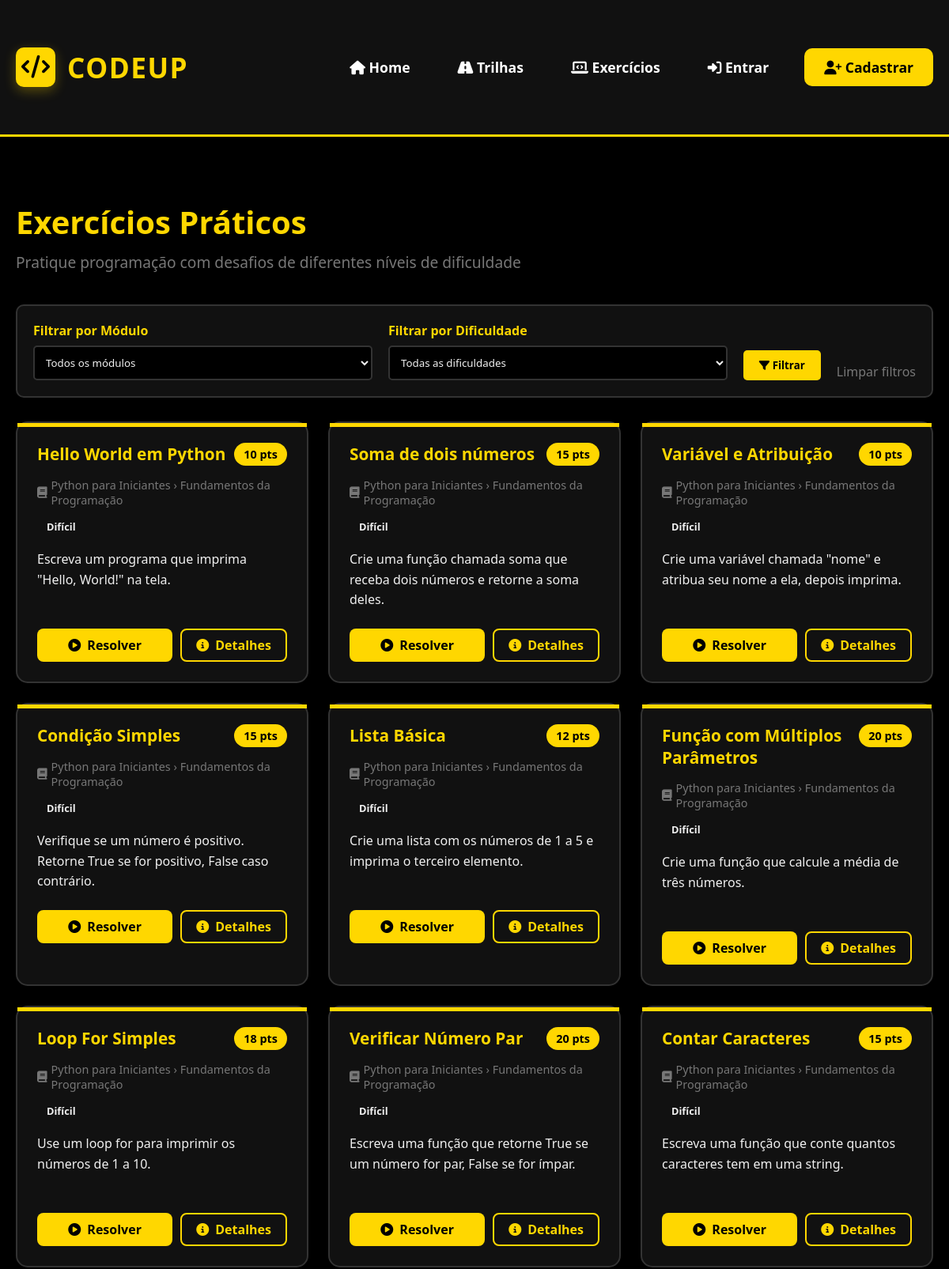
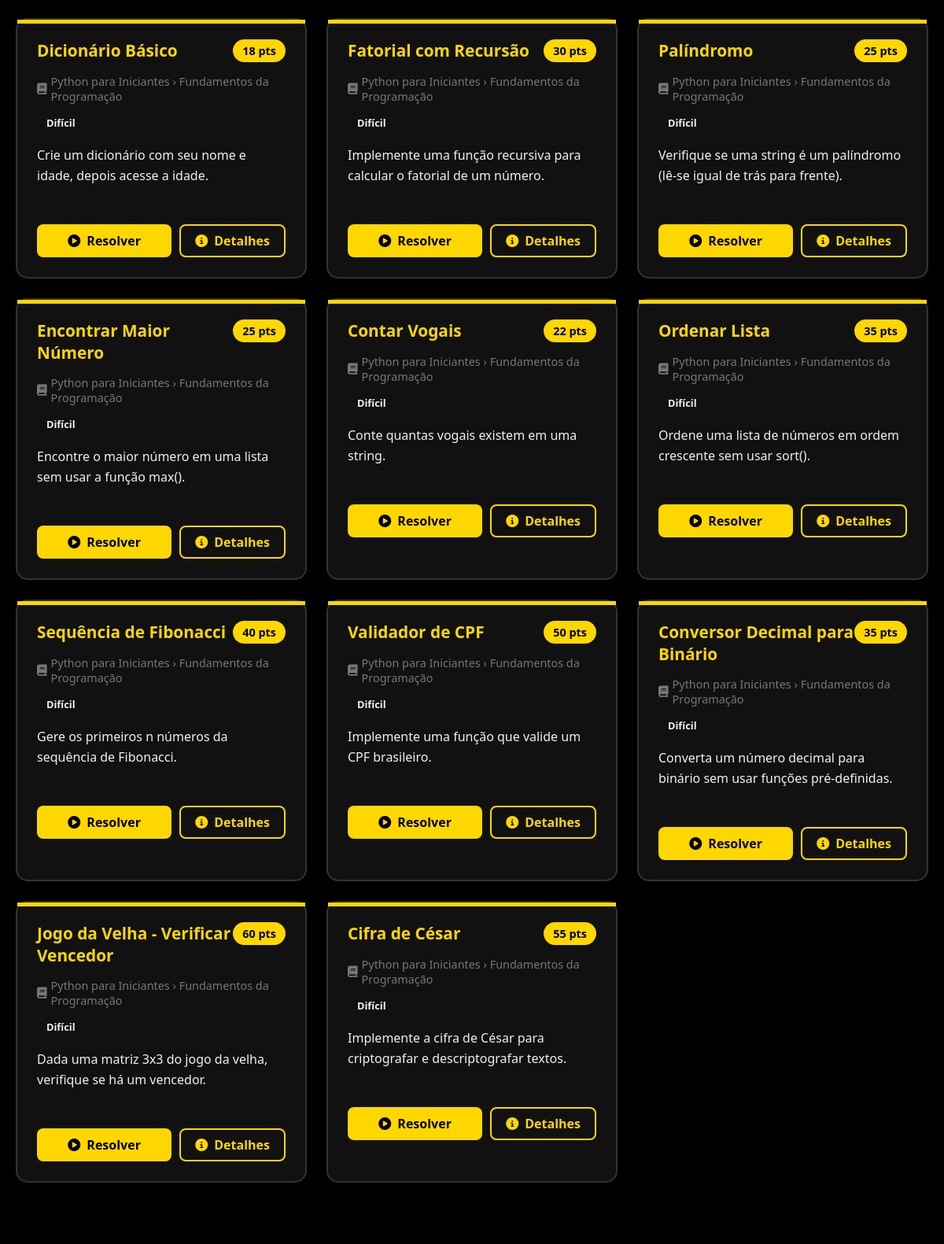
Screenshot of /exercicios/ (upper part) with the database file from the repository (2 pictures, top to bottom).
### exercicios/models.py (models this page shows, shortened)
class Exercicio(models.Model):
    modulo = models.ForeignKey('trilhas.Modulo', on_delete=models.CASCADE, related_name='exercicios')
    titulo = models.CharField(max_length=200)
    enunciado = models.TextField()
    codigo_inicial = models.TextField(blank=True)
    resposta_correta = models.TextField()
    pontos = models.IntegerField(default=10)
    dificuldade = models.CharField(max_length=20, choices=[
        ('facil', 'Fácil'),
        ('medio', 'Médio'),
        ('dificil', 'Difícil'),
    ])

### trilhas/models.py (models this page shows, shortened)
class Modulo(models.Model):
    trilha = models.ForeignKey(Trilha, on_delete=models.CASCADE, related_name='modulos')
    titulo = models.CharField(max_length=200)
    descricao = models.TextField()
    conteudo = models.TextField(blank=True)  # Conteúdo em Markdown/HTML
    video_url = models.URLField(blank=True)
    ordem = models.IntegerField(default=0)
    duracao = models.IntegerField(default=0)  # Em minutos
    concluido = models.BooleanField(default=False)
    class Meta:
        ordering = ['ordem']
        verbose_name = 'Módulo'
        verbose_name_plural = 'Módulos'

class Trilha(models.Model):
    DIFICULDADE_CHOICES = [
        ('iniciante', 'Iniciante'),
        ('intermediario', 'Intermediário'),
        ('avancado', 'Avançado'),
    ]
    titulo = models.CharField(max_length=200)
    descricao = models.TextField()
    icone = models.CharField(max_length=50, default='book')
    cor = models.CharField(max_length=7, default='#FFD700')  # Cor em hex
    dificuldade = models.CharField(max_length=20, choices=DIFICULDADE_CHOICES, default='iniciante')
    tempo_estimado = models.IntegerField(default=0)  # Em horas
    pontos_recompensa = models.IntegerField(default=100)
    ativo = models.BooleanField(default=True)
    ordem = models.IntegerField(default=0)
    data_criacao = models.DateTimeField(auto_now_add=True)
    class Meta:
        ordering = ['ordem', 'data_criacao']
        verbose_name = 'Trilha'
        verbose_name_plural = 'Trilhas'

### exercicios/views.py (the view, shortened to what this page needs)
# urls.py: path('', views.index, name='index'),
def index(request):
    exercicios = Exercicio.objects.all()
    if TRILHA_EXISTS:
        exercicios = exercicios.select_related('modulo__trilha')
    else:
        exercicios = exercicios.select_related('modulo')
    modulo_id = request.GET.get('modulo', '')
    dificuldade = request.GET.get('dificuldade', '')
    if modulo_id:
        exercicios = exercicios.filter(modulo_id=modulo_id)
    if dificuldade:
        exercicios = exercicios.filter(dificuldade=dificuldade)
    modulos = []
    if TRILHA_EXISTS:
        modulos = Modulo.objects.all().select_related('trilha')
    elif Modulo.objects is not None:
        modulos = Modulo.objects.all()
    exercicios_resolvidos_ids = []
    pontos_totais = 0
    exercicios_resolvidos_count = 0
    context = {
        'exercicios': exercicios,
        'modulos': modulos,
        'selected_modulo': modulo_id,
        'selected_dificuldade': dificuldade,
        'exercicios_resolvidos_ids': list(exercicios_resolvidos_ids),
        'TRILHA_EXISTS': TRILHA_EXISTS,
        'pontos_totais': pontos_totais,
        'exercicios_resolvidos_count': exercicios_resolvidos_count,
    }
    return render(request, 'exercicios/index.html', context)

### codeup/context_processors.py (called while the page is built)
def site_info(request):
    from django.conf import settings
    return {
        'SITE_NAME': getattr(settings, 'SITE_NAME', 'CodeUP'),
        'SITE_DESCRIPTION': getattr(settings, 'SITE_DESCRIPTION', 'Plataforma de aprendizado'),
        'SITE_VERSION': getattr(settings, 'SITE_VERSION', '1.0.0'),
        'SITE_URL': getattr(settings, 'SITE_URL', 'http://localhost:8000'),
        'DEBUG': settings.DEBUG,
    }

### exercicios/templates/exercicios/index.html (shortened to what this page needs)
{% extends 'base.html' %}
{% load static %}
{% block content %}
<main class="container">
    <h1 class="page-title">Exercícios Práticos</h1>
    <p class="page-subtitle">Pratique programação com desafios de diferentes níveis de dificuldade</p>
    <form method="GET" action="{% url 'exercicios:index' %}" class="filtros">
        <div class="filtro-group">
            <label class="filtro-label" for="modulo">Filtrar por Módulo</label>
            <select name="modulo" id="modulo" class="filtro-select">
                <option value="">Todos os módulos</option>
            </select>
        </div>
        <div class="filtro-group">
            <label class="filtro-label" for="dificuldade">Filtrar por Dificuldade</label>
            <select name="dificuldade" id="dificuldade" class="filtro-select">
                <option value="">Todas as dificuldades</option>
            </select>
        </div>
        <button type="submit" class="btn-filtrar">
            <i class="fas fa-filter"></i> Filtrar
        </button>
        <a href="{% url 'exercicios:index' %}" style="align-self: flex-end; color: var(--text-muted); text-decoration: none;">
            Limpar filtros
        </a>
    </form>
    {% if exercicios %}
        <div class="exercicios-grid">
            {% for exercicio in exercicios %}
            <div class="exercicio-card">
                <div class="exercicio-header">
                    <h3 class="exercicio-titulo">{{ exercicio.titulo }}</h3>
                    <div class="exercicio-pontos">{{ exercicio.pontos }} pts</div>
                </div>
                <div class="exercicio-modulo">
                    <i class="fas fa-book"></i>
                    {% if exercicio.modulo.trilha %}
                        {{ exercicio.modulo.trilha.titulo }} ›
                    {% endif %}
                    {{ exercicio.modulo.titulo }}
                </div>
                <span class="exercicio-dificuldade dificuldade-{{ exercicio.dificuldade }}">
                    {% if exercicio.dificuldade == 'facil' %}Fácil
                    {% elif exercicio.dificuldade == 'medio' %}Médio
                    {% else %}Difícil{% endif %}
                </span>
                <p class="exercicio-descricao">{{ exercicio.enunciado|truncatewords:30 }}</p>
                <div class="exercicio-actions">
                    <a href="{% url 'exercicios:resolver' exercicio.id %}" class="btn-resolver">
                        <i class="fas fa-play-circle"></i> Resolver
                    </a>
                    <a href="{% url 'exercicios:detalhe' exercicio.id %}" class="btn-detalhes">
                        <i class="fas fa-info-circle"></i> Detalhes
                    </a>
                </div>
            </div>
            {% endfor %}
        </div>
    {% else %}
        <div class="empty-state">
            <i class="fas fa-laptop-code"></i>
            <h3>Nenhum exercício encontrado</h3>
            <p>Tente mudar os filtros ou volte mais tarde para novos exercícios.</p>
        </div>
    {% endif %}
</main>
{% endblock %}

### templates/base.html (shortened to what this page needs)
<!DOCTYPE html>
<html lang="pt-BR">
<head>
    <link rel="stylesheet" href="https://cdnjs.cloudflare.com/ajax/libs/font-awesome/6.4.0/css/all.min.css">
</head>
<body>
    <header class="header">
        <div class="container">
            <div class="nav-container">
                <a href="{% url 'inicio' %}" class="logo">
                    <div class="logo-icon">
                        <i class="fas fa-code"></i>
                    </div>
                    <div class="logo-text">CODEUP</div>
                </a>
                <div class="nav-links">
                    <a href="{% url 'inicio' %}" class="nav-link {% if request.path == '/' %}active{% endif %}">
                        <i class="fas fa-home"></i> Home
                    </a>
                    <a href="{% url 'trilhas:lista' %}" class="nav-link">
                        <i class="fas fa-road"></i> Trilhas
                    </a>
                    <a href="{% url 'exercicios:lista' %}" class="nav-link">
                        <i class="fas fa-laptop-code"></i> Exercícios
                    </a>
                    {% if user.is_authenticated %}
                        <a href="{% url 'usuarios:perfil' %}" class="btn" style="padding: 10px 20px;">
                            <i class="fas fa-user"></i> {{ user.username }}
                        </a>
                        <a href="{% url 'usuarios:logout' %}" class="nav-link">
                            <i class="fas fa-sign-out-alt"></i> Sair
                        </a>
                    {% else %}
                        <a href="{% url 'usuarios:login' %}" class="nav-link">
                            <i class="fas fa-sign-in-alt"></i> Entrar
                        </a>
                        <a href="{% url 'usuarios:registrar' %}" class="btn">
                            <i class="fas fa-user-plus"></i> Cadastrar
                        </a>
                    {% endif %}
                </div>
            </div>
        </div>
    </header>
    <main class="main-content">
        {% block content %}
        {% endblock %}
    </main>
</body>
</html>

### templates/base.html (style rules this page uses)
* { margin: 0; padding: 0; box-sizing: border-box; font-family: 'Segoe UI', Tahoma, Geneva, Verdana, sans-serif; }
body { background-color: #000000; color: #f0f0f0; min-height: 100vh; }
.header { background-color: #111111; border-bottom: 3px solid #FFD700; padding: 20px 0; position: sticky; top: 0; z-index: 1000; box-shadow: 0 5px 20px rgba(0, 0, 0, 0.5); }
.container { max-width: 1200px; margin: 0 auto; padding: 0 20px; }
.nav-container { display: flex; justify-content: space-between; align-items: center; }
.logo { display: flex; align-items: center; gap: 15px; text-decoration: none; }
.logo-icon { background-color: #FFD700; color: #000000; width: 50px; height: 50px; border-radius: 10px; display: flex; align-items: center; justify-content: center; font-size: 1.8rem; font-weight: bold; box-shadow: 0 5px 15px rgba(255, 215, 0, 0.3); }
.logo-text { font-size: 2.2rem; font-weight: 900; color: #FFD700; letter-spacing: 1.5px; }
.nav-links { display: flex; gap: 30px; align-items: center; }
.nav-link { color: #ffffff; text-decoration: none; font-weight: 600; font-size: 1.1rem; transition: all 0.3s; padding: 8px 15px; border-radius: 8px; }
.btn { display: inline-block; padding: 12px 25px; background-color: #FFD700; color: #000000; text-decoration: none; border-radius: 10px; font-weight: bold; font-size: 1.1rem; transition: all 0.3s; border: none; cursor: pointer; }
.main-content { min-height: calc(100vh - 400px); padding: 40px 0; }

### rows the page displays
Exercicio: titulo "Hello World em Python", pontos "10", modulo.trilha.titulo "Python para Iniciantes", modulo.titulo "Fundamentos da Programação", dificuldade "Difícil", enunciado "Escreva um programa que imprima \"Hello, World!\" na tela."
Exercicio: titulo "Soma de dois números", pontos "15", modulo.trilha.titulo "Python para Iniciantes", modulo.titulo "Fundamentos da Programação", dificuldade "Difícil", enunciado "Crie uma função chamada soma que receba dois números e retorne a soma deles."
Exercicio: titulo "Variável e Atribuição", pontos "10", modulo.trilha.titulo "Python para Iniciantes", modulo.titulo "Fundamentos da Programação", dificuldade "Difícil", enunciado "Crie uma variável chamada \"nome\" e atribua seu nome a ela, depois imprima."
Exercicio: titulo "Condição Simples", pontos "15", modulo.trilha.titulo "Python para Iniciantes", modulo.titulo "Fundamentos da Programação", dificuldade "Difícil", enunciado "Verifique se um número é positivo. Retorne True se for positivo, False caso contrário."
Exercicio: titulo "Lista Básica", pontos "12", modulo.trilha.titulo "Python para Iniciantes", modulo.titulo "Fundamentos da Programação", dificuldade "Difícil", enunciado "Crie uma lista com os números de 1 a 5 e imprima o terceiro elemento."
Exercicio: titulo "Função com Múltiplos Parâmetros", pontos "20", modulo.trilha.titulo "Python para Iniciantes", modulo.titulo "Fundamentos da Programação", dificuldade "Difícil", enunciado "Crie uma função que calcule a média de três números."
Exercicio: titulo "Loop For Simples", pontos "18", modulo.trilha.titulo "Python para Iniciantes", modulo.titulo "Fundamentos da Programação", dificuldade "Difícil", enunciado "Use um loop for para imprimir os números de 1 a 10."
Exercicio: titulo "Verificar Número Par", pontos "20", modulo.trilha.titulo "Python para Iniciantes", modulo.titulo "Fundamentos da Programação", dificuldade "Difícil", enunciado "Escreva uma função que retorne True se um número for par, False se for ímpar."
Exercicio: titulo "Contar Caracteres", pontos "15", modulo.trilha.titulo "Python para Iniciantes", modulo.titulo "Fundamentos da Programação", dificuldade "Difícil", enunciado "Escreva uma função que conte quantos caracteres tem em uma string."
Exercicio: titulo "Dicionário Básico", pontos "18", modulo.trilha.titulo "Python para Iniciantes", modulo.titulo "Fundamentos da Programação", dificuldade "Difícil", enunciado "Crie um dicionário com seu nome e idade, depois acesse a idade."
Exercicio: titulo "Fatorial com Recursão", pontos "30", modulo.trilha.titulo "Python para Iniciantes", modulo.titulo "Fundamentos da Programação", dificuldade "Difícil", enunciado "Implemente uma função recursiva para calcular o fatorial de um número."
Exercicio: titulo "Palíndromo", pontos "25", modulo.trilha.titulo "Python para Iniciantes", modulo.titulo "Fundamentos da Programação", dificuldade "Difícil", enunciado "Verifique se uma string é um palíndromo (lê-se igual de trás para frente)."
Exercicio: titulo "Encontrar Maior Número", pontos "25", modulo.trilha.titulo "Python para Iniciantes", modulo.titulo "Fundamentos da Programação", dificuldade "Difícil", enunciado "Encontre o maior número em uma lista sem usar a função max()."
Exercicio: titulo "Contar Vogais", pontos "22", modulo.trilha.titulo "Python para Iniciantes", modulo.titulo "Fundamentos da Programação", dificuldade "Difícil", enunciado "Conte quantas vogais existem em uma string."
Exercicio: titulo "Ordenar Lista", pontos "35", modulo.trilha.titulo "Python para Iniciantes", modulo.titulo "Fundamentos da Programação", dificuldade "Difícil", enunciado "Ordene uma lista de números em ordem crescente sem usar sort()."
Exercicio: titulo "Sequência de Fibonacci", pontos "40", modulo.trilha.titulo "Python para Iniciantes", modulo.titulo "Fundamentos da Programação", dificuldade "Difícil", enunciado "Gere os primeiros n números da sequência de Fibonacci."
Exercicio: titulo "Validador de CPF", pontos "50", modulo.trilha.titulo "Python para Iniciantes", modulo.titulo "Fundamentos da Programação", dificuldade "Difícil", enunciado "Implemente uma função que valide um CPF brasileiro."
Exercicio: titulo "Conversor Decimal para Binário", pontos "35", modulo.trilha.titulo "Python para Iniciantes", modulo.titulo "Fundamentos da Programação", dificuldade "Difícil", enunciado "Converta um número decimal para binário sem usar funções pré-definidas."
Exercicio: titulo "Jogo da Velha - Verificar Vencedor", pontos "60", modulo.trilha.titulo "Python para Iniciantes", modulo.titulo "Fundamentos da Programação", dificuldade "Difícil", enunciado "Dada uma matriz 3x3 do jogo da velha, verifique se há um vencedor."
Exercicio: titulo "Cifra de César", pontos "55", modulo.trilha.titulo "Python para Iniciantes", modulo.titulo "Fundamentos da Programação", dificuldade "Difícil", enunciado "Implemente a cifra de César para criptografar e descriptografar textos."
